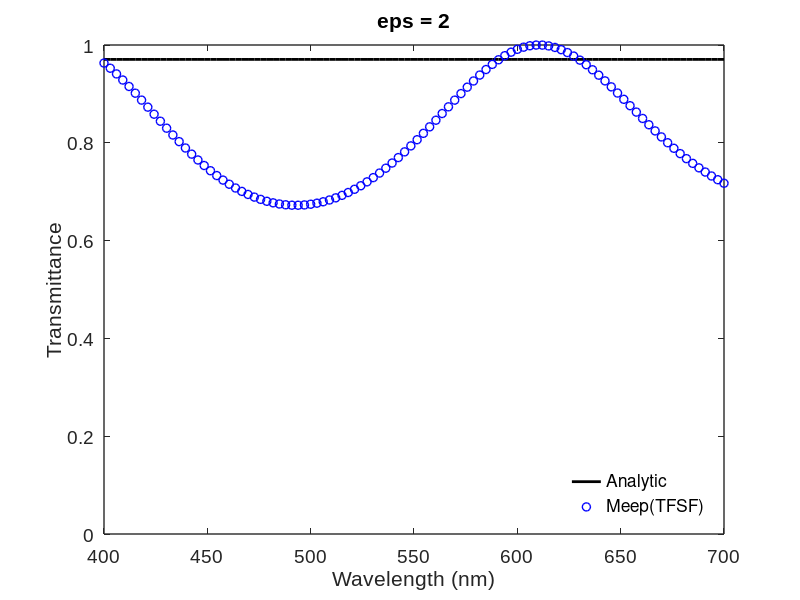
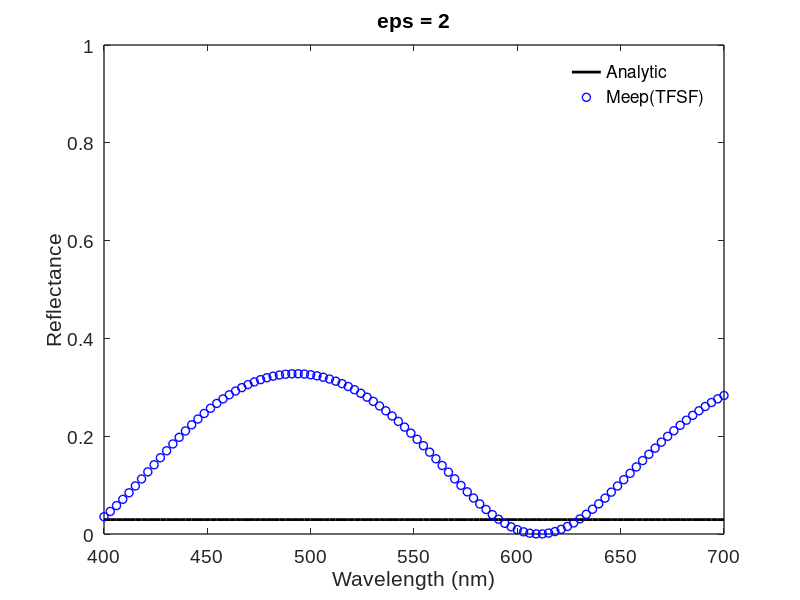

Here is the MATLAB script that generated these plots, in order:
clear;
clc;
close all;

% I assume the incidence wave is always came from vacuum(air).
% So, n1 = 1.0;

R_TFSF = load('Reflection_my_code.txt');
T_TFSF = load('Transmission_my_code.txt');

n1 = 1.0;
n2 = sqrt(2.0); % This value can be changed if you use an other material.

R_analytic = zeros(length(T_TFSF),1);
T_analytic = zeros(length(T_TFSF),1);

for i = 1 : length(T_TFSF)
    R_analytic(i) = (abs((n2-n1)/(n2+n1)))^2;
    T_analytic(i) = 1 - R_analytic(i);
end

wvl = linspace(0.4, 0.7, length(T_TFSF));
wvl = wvl.';

figure(1)
plot(wvl*1000, T_analytic,'k','LineWidth', 2);
hold on
plot(wvl*1000, flipud(T_TFSF), 'bo', 'LineWidth',1);
title('eps = 2')
xlabel('Wavelength (nm)','fontname','arial','fontsize',16);
ylabel('Transmittance','fontname','arial','fontsize',16);
axis([400 700 0 1.0])
legend('Analytic', 'Meep(TFSF)','location','southeast');
set(gca,'fontname','arial','fontsize',14)
set(gca,'linewidth',1);
legend boxoff

figure(2) 
plot(wvl*1000, R_analytic,'k','LineWidth', 2);
hold on
plot(wvl*1000, flipud(R_TFSF), 'bo', 'LineWidth',1);
title('eps = 2')
xlabel('Wavelength (nm)','fontname','arial','fontsize',16);
ylabel('Reflectance','fontname','arial','fontsize',16);
axis([400 700 0 1.0])
legend('Analytic', 'Meep(TFSF)','location','northeast');
set(gca,'fontname','arial','fontsize',14)
set(gca,'linewidth',1);
legend boxoff